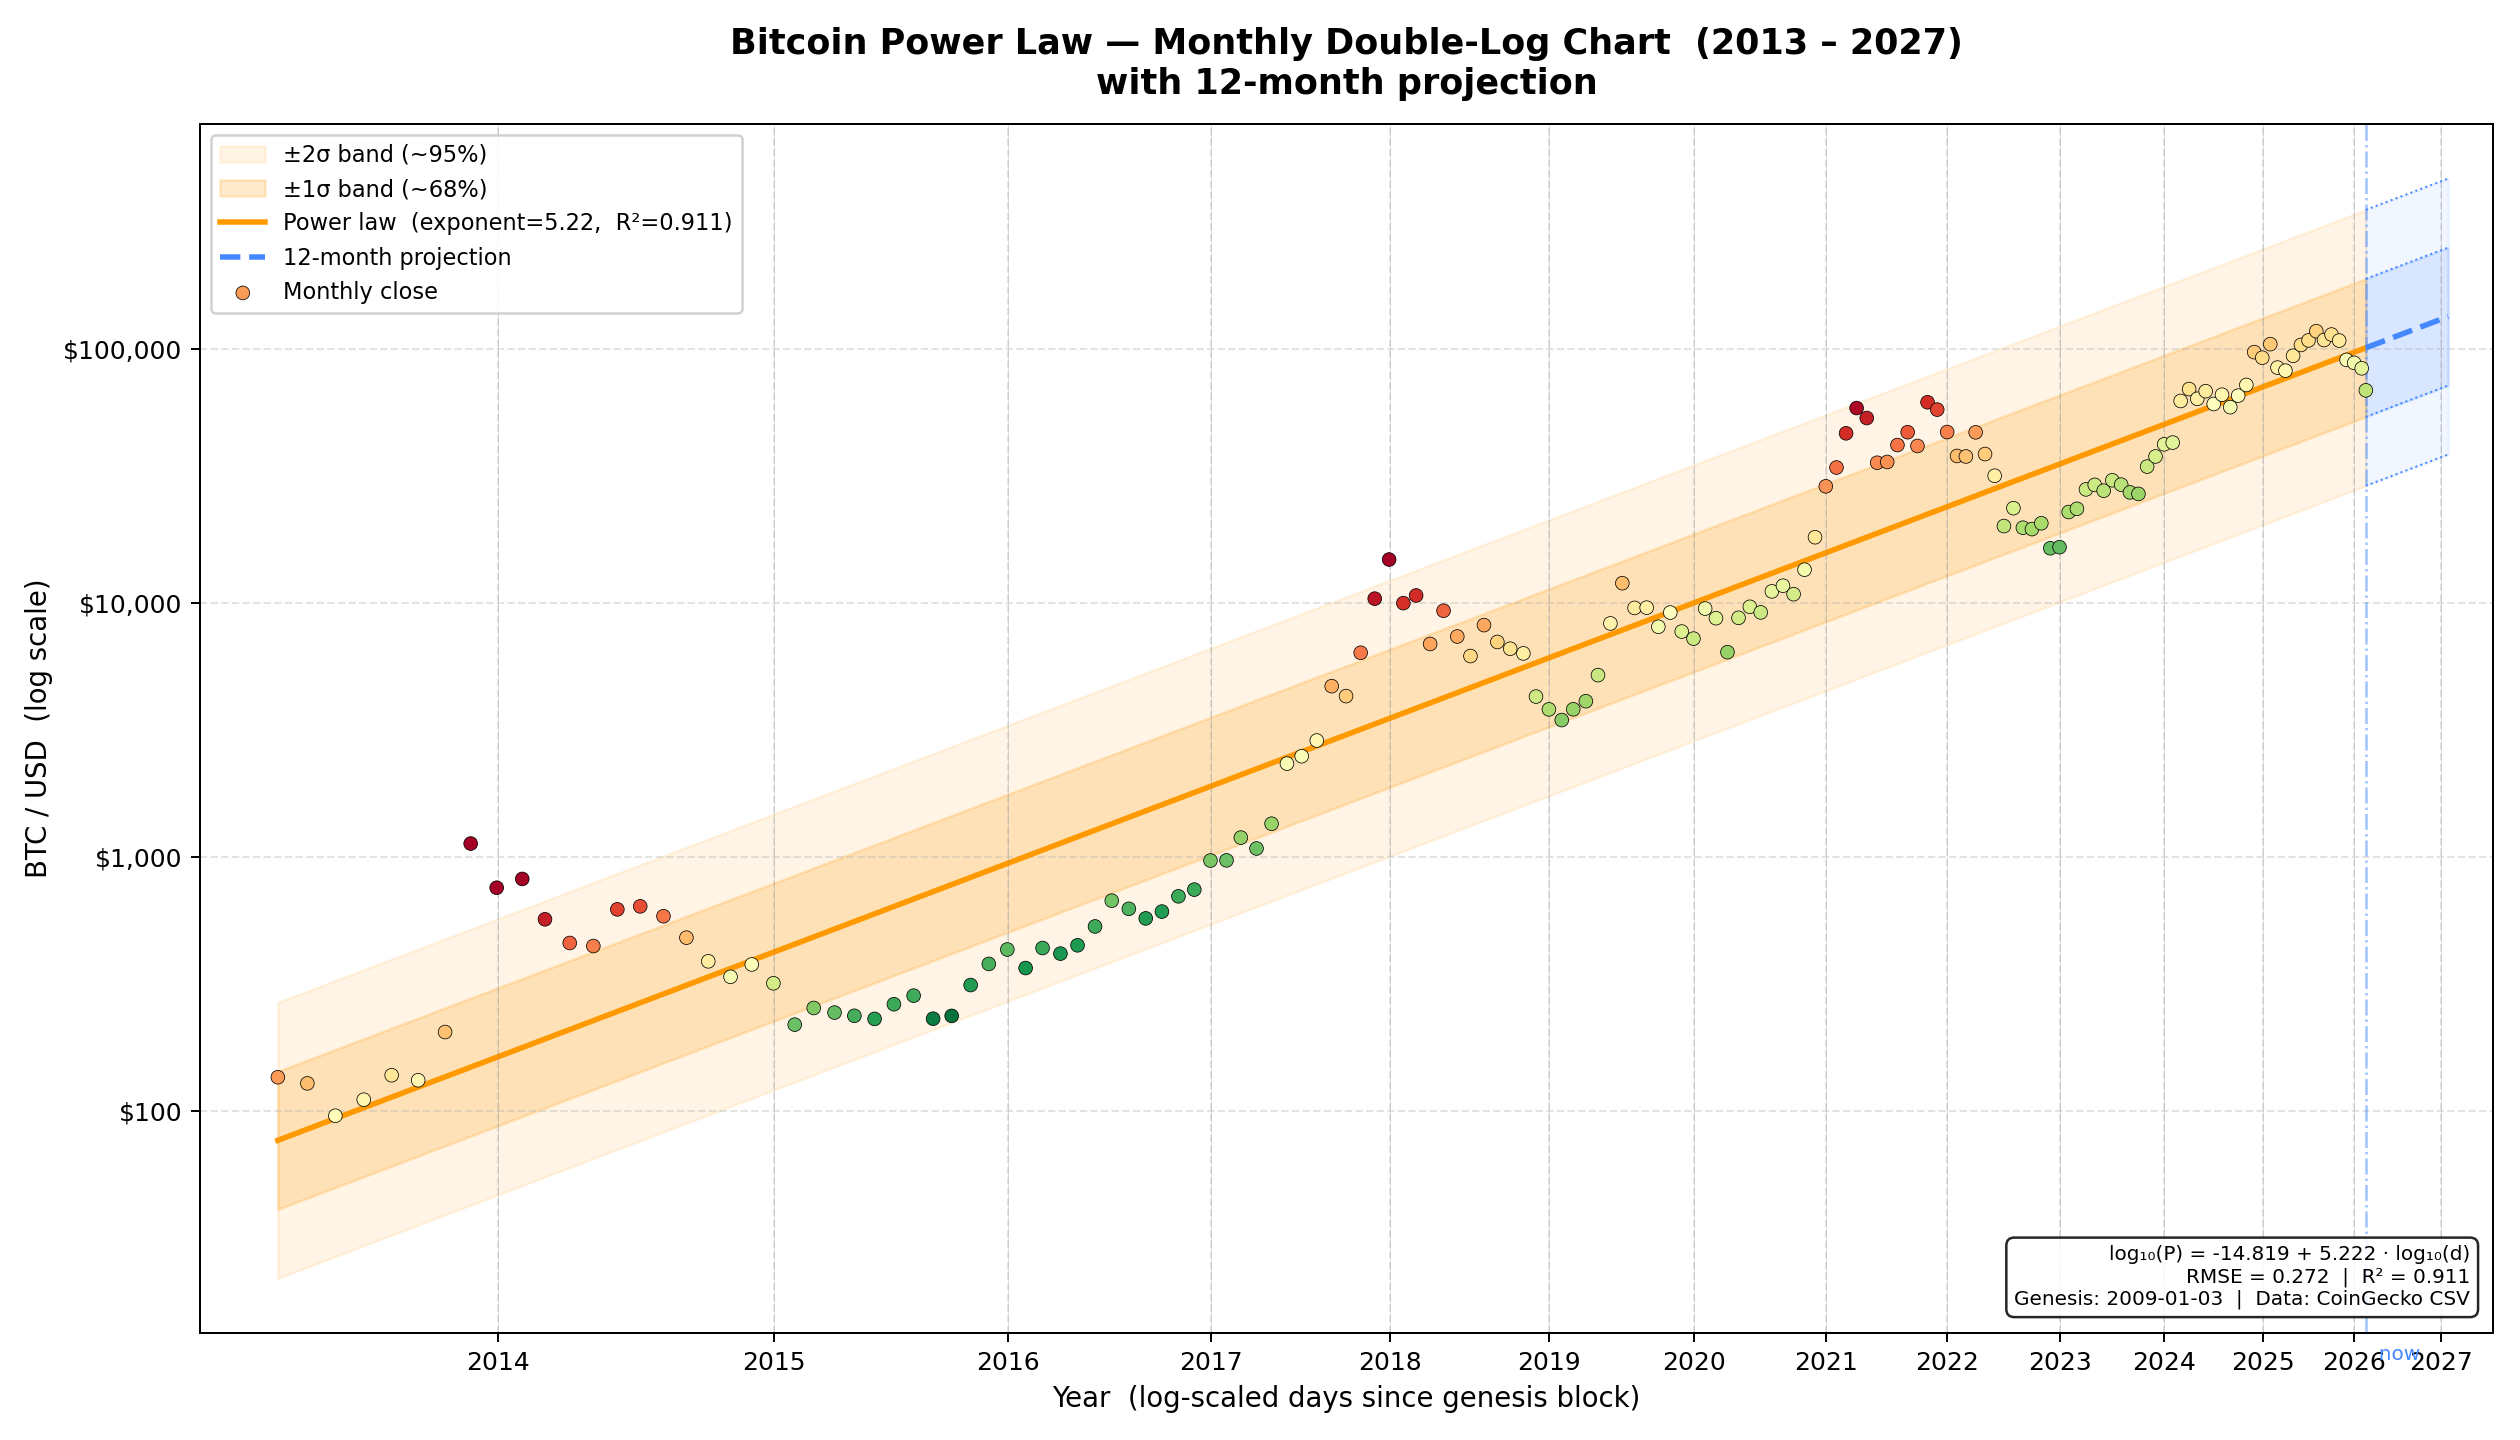

The Python source for this figure:
#!/usr/bin/env python3
"""
Bitcoin Power Law — Monthly Double-Log Chart (2013–2027)
With 12-month forward projection and projected values table.

Core model:  log10(Price) = a + b * log10(days_since_genesis)
Genesis block: January 3, 2009
Bands: ±1σ and ±2σ of RMSE residuals in log10 space.
"""

import datetime
import csv
import numpy as np
import matplotlib.pyplot as plt
import matplotlib.ticker as ticker

GENESIS = datetime.date(2009, 1, 3)
CSV_PATH = "/home/owl/Temp/currency conversions/source/btc-usd-max(1).csv"


def load_monthly_prices():
    """Load daily CSV data and resample to month-end closes."""
    dates, prices = [], []
    with open(CSV_PATH, newline="") as f:
        reader = csv.DictReader(f)
        for row in reader:
            dt = datetime.date.fromisoformat(row["snapped_at"][:10])
            price = float(row["price"])
            dates.append(dt)
            prices.append(price)

    monthly = {}
    for d, p in zip(dates, prices):
        monthly[(d.year, d.month)] = (d, p)

    monthly_sorted = sorted(monthly.values())
    return [x[0] for x in monthly_sorted], np.array([x[1] for x in monthly_sorted])


def fit_power_law(dates, prices):
    """OLS in log10-log10 space."""
    days = np.array([(d - GENESIS).days for d in dates], dtype=float)
    log_d = np.log10(days)
    log_p = np.log10(prices)
    b, a = np.polyfit(log_d, log_p, 1)
    residuals = log_p - (a + b * log_d)
    rmse = np.sqrt(np.mean(residuals ** 2))
    r_sq = 1 - np.sum(residuals**2) / np.sum((log_p - np.mean(log_p))**2)
    return a, b, rmse, r_sq


def main():
    dates, prices = load_monthly_prices()
    print(f"{len(dates)} monthly points  ({dates[0]} → {dates[-1]})")

    a, b, rmse, r_sq = fit_power_law(dates, prices)
    print(f"log₁₀(P) = {a:.4f} + {b:.4f} · log₁₀(d)")
    print(f"RMSE = {rmse:.4f}   R² = {r_sq:.4f}")

    # ── Build projection dates (12 months forward from last data) ─────
    last_date = dates[-1]
    proj_dates = []
    for m_offset in range(1, 13):
        yr = last_date.year + (last_date.month + m_offset - 1) // 12
        mo = (last_date.month + m_offset - 1) % 12 + 1
        # Use 1st of each month for clean labels
        proj_dates.append(datetime.date(yr, mo, 1))

    # ── Compute model values for historical + projection ──────────────
    all_plot_dates = dates + proj_dates
    all_days = np.array([(d - GENESIS).days for d in all_plot_dates], dtype=float)
    all_log_d = np.log10(all_days)
    all_model_log_p = a + b * all_log_d
    all_model_price = 10 ** all_model_log_p
    all_upper_2s = 10 ** (all_model_log_p + 2 * rmse)
    all_upper_1s = 10 ** (all_model_log_p + 1 * rmse)
    all_lower_1s = 10 ** (all_model_log_p - 1 * rmse)
    all_lower_2s = 10 ** (all_model_log_p - 2 * rmse)

    n_hist = len(dates)
    hist_days = all_days[:n_hist]
    proj_days = all_days[n_hist:]

    # Historical model arrays
    hist_model = all_model_price[:n_hist]
    hist_u2 = all_upper_2s[:n_hist]
    hist_u1 = all_upper_1s[:n_hist]
    hist_l1 = all_lower_1s[:n_hist]
    hist_l2 = all_lower_2s[:n_hist]

    # Projection model arrays
    proj_model = all_model_price[n_hist:]
    proj_u2 = all_upper_2s[n_hist:]
    proj_u1 = all_upper_1s[n_hist:]
    proj_l1 = all_lower_1s[n_hist:]
    proj_l2 = all_lower_2s[n_hist:]

    # ── Print projection table ────────────────────────────────────────
    print()
    print("=" * 90)
    print(f"{'Date':>12}  {'−2σ':>10}  {'−1σ':>10}  {'Trend':>10}  {'+1σ':>10}  {'+2σ':>10}")
    print("-" * 90)

    # Current (last data point)
    d0 = (dates[-1] - GENESIS).days
    ld0 = np.log10(d0)
    ml0 = a + b * ld0
    print(f"{str(dates[-1]):>12}  "
          f"${10**(ml0 - 2*rmse):>9,.0f}  "
          f"${10**(ml0 - 1*rmse):>9,.0f}  "
          f"${10**ml0:>9,.0f}  "
          f"${10**(ml0 + 1*rmse):>9,.0f}  "
          f"${10**(ml0 + 2*rmse):>9,.0f}  ← latest data")

    for pd in proj_dates:
        d = (pd - GENESIS).days
        ld = np.log10(d)
        ml = a + b * ld
        print(f"{str(pd):>12}  "
              f"${10**(ml - 2*rmse):>9,.0f}  "
              f"${10**(ml - 1*rmse):>9,.0f}  "
              f"${10**ml:>9,.0f}  "
              f"${10**(ml + 1*rmse):>9,.0f}  "
              f"${10**(ml + 2*rmse):>9,.0f}")

    print("=" * 90)
    print()

    # ── Plot ──────────────────────────────────────────────────────────
    fig, ax = plt.subplots(figsize=(14, 8))

    # Historical bands (solid fill)
    ax.fill_between(hist_days, hist_l2, hist_u2, alpha=0.10, color="#ff9900",
                     label="±2σ band (~95%)")
    ax.fill_between(hist_days, hist_l1, hist_u1, alpha=0.20, color="#ff9900",
                     label="±1σ band (~68%)")

    # Projection bands (dashed fill connecting from last hist point)
    proj_days_ext = np.concatenate([[hist_days[-1]], proj_days])
    proj_u2_ext = np.concatenate([[hist_u2[-1]], proj_u2])
    proj_u1_ext = np.concatenate([[hist_u1[-1]], proj_u1])
    proj_l1_ext = np.concatenate([[hist_l1[-1]], proj_l1])
    proj_l2_ext = np.concatenate([[hist_l2[-1]], proj_l2])
    proj_model_ext = np.concatenate([[hist_model[-1]], proj_model])

    ax.fill_between(proj_days_ext, proj_l2_ext, proj_u2_ext,
                     alpha=0.07, color="#4488ff")
    ax.fill_between(proj_days_ext, proj_l1_ext, proj_u1_ext,
                     alpha=0.14, color="#4488ff")

    # Historical trend line
    ax.plot(hist_days, hist_model, color="#ff9900", lw=2.2,
            label=f"Power law  (exponent={b:.2f},  R²={r_sq:.3f})")

    # Projected trend line (dashed)
    ax.plot(proj_days_ext, proj_model_ext, color="#4488ff", lw=2.2,
            ls="--", label="12-month projection")
    ax.plot(proj_days_ext, proj_u2_ext, color="#4488ff", lw=0.8, ls=":")
    ax.plot(proj_days_ext, proj_l2_ext, color="#4488ff", lw=0.8, ls=":")
    ax.plot(proj_days_ext, proj_u1_ext, color="#4488ff", lw=0.8, ls=":")
    ax.plot(proj_days_ext, proj_l1_ext, color="#4488ff", lw=0.8, ls=":")

    # Monthly closes — coloured by deviation from model
    hist_log_d = np.log10(hist_days)
    hist_model_log_p = a + b * hist_log_d
    ratio = np.log10(prices) - hist_model_log_p
    norm = plt.Normalize(-2 * rmse, 2 * rmse)
    cmap = plt.cm.RdYlGn_r
    ax.scatter(hist_days, prices, c=cmap(norm(ratio)), s=30, zorder=5,
               edgecolors="k", linewidths=0.3, label="Monthly close")

    # Vertical line marking projection start
    ax.axvline(hist_days[-1], color="#4488ff", lw=1.0, ls="-.", alpha=0.5)
    ax.text(hist_days[-1], ax.get_ylim()[0] if ax.get_ylim()[0] > 0 else 10,
            "  now", color="#4488ff", fontsize=8, va="bottom")

    # Double-log axes
    ax.set_xscale("log")
    ax.set_yscale("log")

    # X-axis: year labels
    for yr in range(2013, 2028):
        d = (datetime.date(yr, 1, 1) - GENESIS).days
        ax.axvline(d, color="grey", lw=0.3, alpha=0.3)
    year_ticks = [(datetime.date(yr, 1, 1) - GENESIS).days
                  for yr in range(2013, 2028)]
    ax.set_xticks(year_ticks)
    ax.set_xticklabels([str(yr) for yr in range(2013, 2028)], fontsize=10)
    ax.minorticks_off()

    # Y-axis: dollar formatting
    ax.yaxis.set_major_formatter(
        ticker.FuncFormatter(lambda v, _: f"${v:,.0f}" if v >= 1 else f"${v:.2f}"))
    ax.tick_params(axis="y", labelsize=10)

    ax.grid(True, which="major", ls="--", alpha=0.35)

    ax.set_xlabel("Year  (log-scaled days since genesis block)", fontsize=11)
    ax.set_ylabel("BTC / USD  (log scale)", fontsize=11)
    ax.set_title("Bitcoin Power Law — Monthly Double-Log Chart  (2013 – 2027)\n"
                 "with 12-month projection",
                 fontsize=14, fontweight="bold", pad=12)
    ax.legend(loc="upper left", fontsize=9, framealpha=0.9)
    ax.set_xlim(hist_days[0] * 0.95, proj_days[-1] * 1.03)

    # Equation annotation
    ax.text(0.99, 0.02,
            f"log₁₀(P) = {a:.3f} + {b:.3f} · log₁₀(d)\n"
            f"RMSE = {rmse:.3f}  |  R² = {r_sq:.3f}\n"
            f"Genesis: {GENESIS}  |  Data: CoinGecko CSV",
            transform=ax.transAxes, fontsize=8, va="bottom", ha="right",
            bbox=dict(boxstyle="round,pad=0.4", fc="white", alpha=0.85))

    plt.tight_layout()
    out = "/home/owl/Temp/currency conversions/source/bitcoin_power_law.png"
    fig.savefig(out, dpi=180)
    print(f"Saved → {out}")
    plt.close()


if __name__ == "__main__":
    main()
